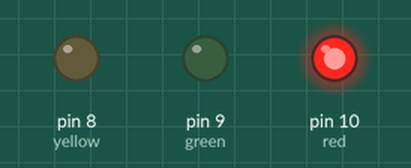
The sketch below on a simulated Arduino Uno, built with avr-gcc and run on an emulated ATmega328P. On the bench: output pins drawn as LEDs (lit = HIGH).

Above: at 1.5 s.
At 4.5 s:
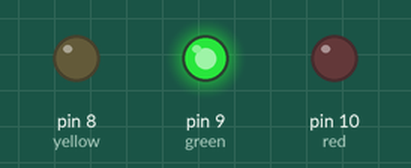
At 6.5 s:
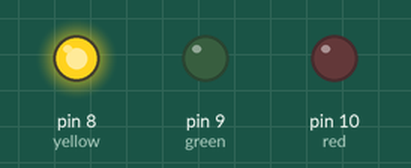
Timing chart, 0 to 9.1 s (numbered marks = the images above):
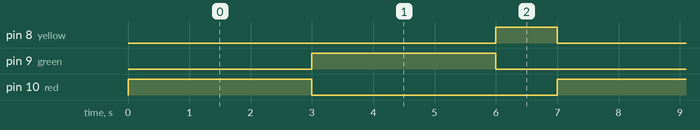

The sketch:

Signal_controller.ino
```cpp
int red= 10;
int green= 9;
int yellow= 8;

void setup(){
  pinMode(red, OUTPUT);
  pinMode(green, OUTPUT);
  pinMode(yellow, OUTPUT);
  digitalWrite(red,LOW);
  digitalWrite(green, LOW);
  digitalWrite(yellow, LOW);
}

void loop(){
  digitalWrite(red,HIGH);
  delay(3000);
  digitalWrite(red,LOW);
  digitalWrite(green,HIGH);
  delay(3000);
  digitalWrite(green, LOW);
  digitalWrite(yellow,HIGH);
  delay(1000);
  digitalWrite(yellow, LOW);

}
```

Measured:
- by itself, pin 8 (yellow): alternates HIGH for 1.0 s and LOW for 6.0 s
- by itself, pin 9 (green), pin 10 (red): alternates HIGH for 3.0 s and LOW for 4.0 s
- by itself, everything shown: repeats every 7.0 s, in 4 steps
